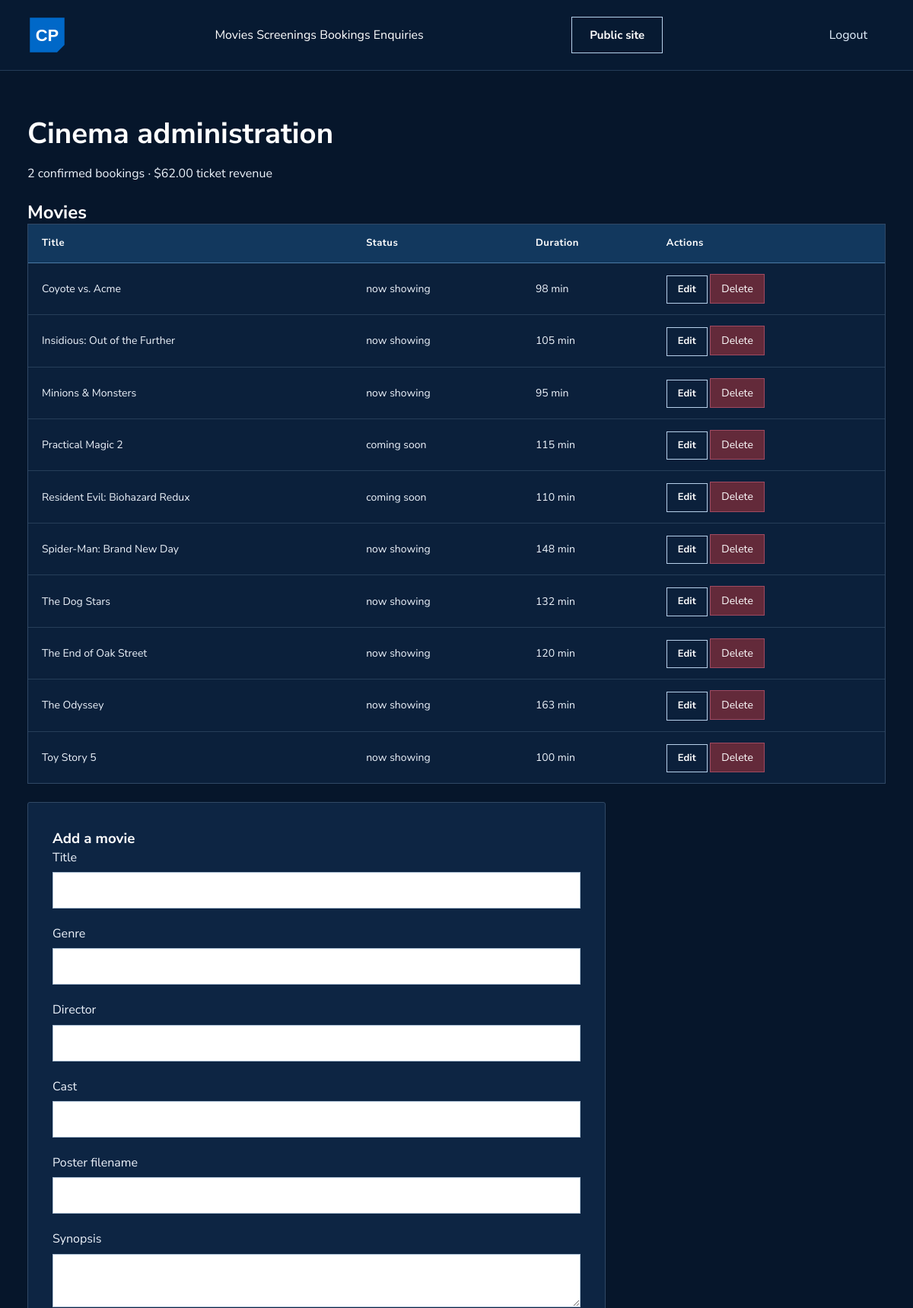
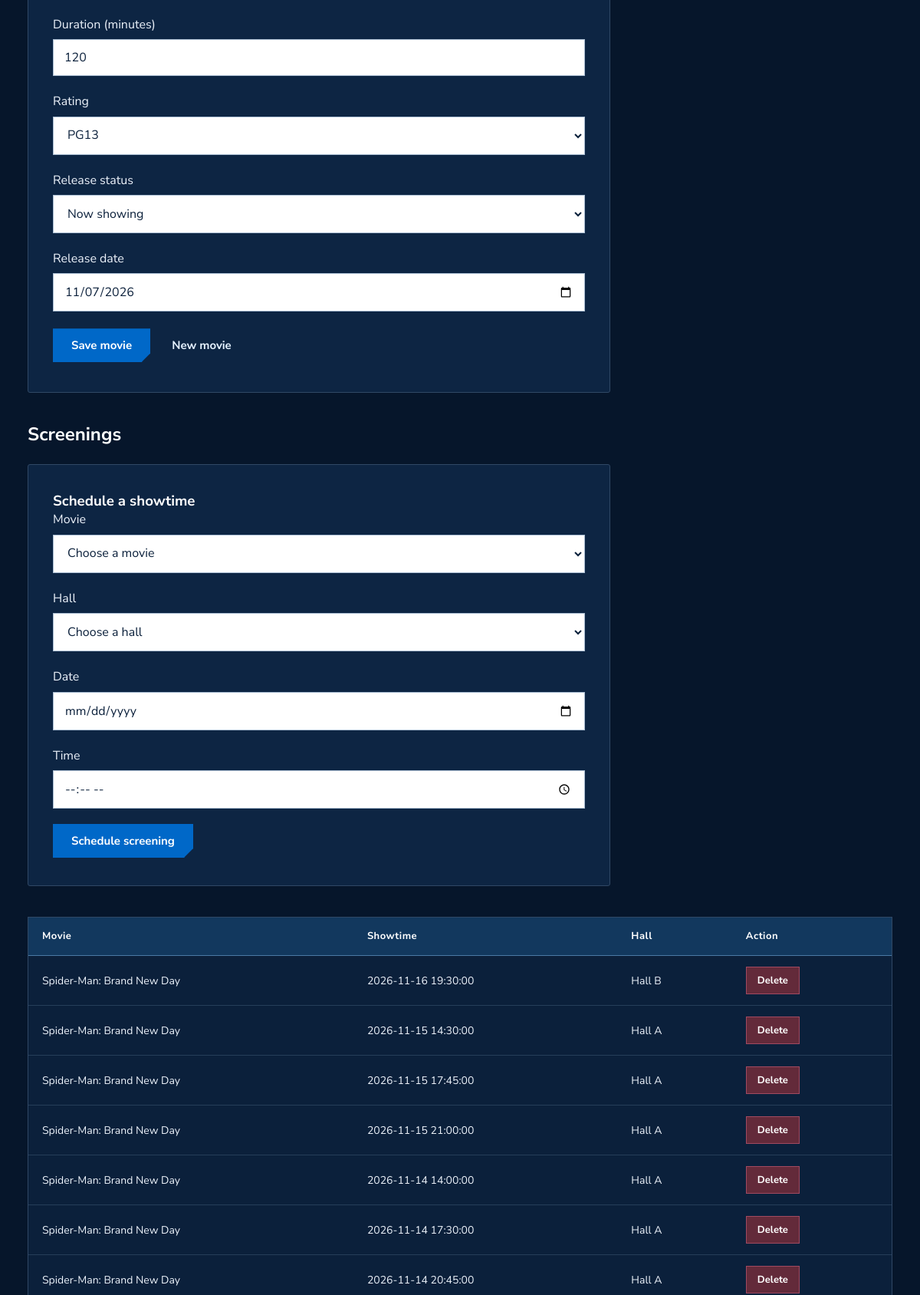
/admin/index.php (signed in, upper part), run on the app's committed database (2 pictures, top to bottom).
### tables this page shows
CREATE TABLE `movies` (
  `movie_id` INT AUTO_INCREMENT PRIMARY KEY,
  `title` VARCHAR(150) NOT NULL,
  `synopsis` TEXT NOT NULL,
  `genre` VARCHAR(100) NOT NULL,
  `duration_minutes` INT NOT NULL,
  `rating` VARCHAR(10) NOT NULL,  
  `director` VARCHAR(100) NOT NULL,
  `cast` VARCHAR(255) NOT NULL,
  `poster_image` VARCHAR(255) NOT NULL,
  `backdrop_image` VARCHAR(255) DEFAULT '',
  `trailer_url` VARCHAR(255) DEFAULT '',
  `status` ENUM('now_showing', 'coming_soon') DEFAULT 'now_showing',
  `release_date` DATE NOT NULL,
  `created_at` DATETIME DEFAULT CURRENT_TIMESTAMP
);

CREATE TABLE `screenings` (
  `screening_id` INT AUTO_INCREMENT PRIMARY KEY,
  `movie_id` INT NOT NULL,
  `hall_id` INT NOT NULL,
  `screening_date` DATE NOT NULL,
  `screening_time` TIME NOT NULL,
  CONSTRAINT `fk_screenings_movie` FOREIGN KEY (`movie_id`) REFERENCES `movies` (`movie_id`) ON DELETE CASCADE,
  CONSTRAINT `fk_screenings_hall` FOREIGN KEY (`hall_id`) REFERENCES `halls` (`hall_id`) ON DELETE CASCADE
);

CREATE TABLE `halls` (
  `hall_id` INT AUTO_INCREMENT PRIMARY KEY,
  `hall_name` VARCHAR(50) NOT NULL,
  `experience_type` VARCHAR(50) NOT NULL DEFAULT 'Dolby Atmos',
  `total_rows` INT NOT NULL,
  `seats_per_row` INT NOT NULL,
  `premium_row_start` INT NOT NULL,  
  `standard_price` DECIMAL(6,2) NOT NULL DEFAULT 10.50,
  `premium_price` DECIMAL(6,2) NOT NULL DEFAULT 14.50
);

### admin/index.php (the view, shortened to what this page needs)
<?php
require_once __DIR__.'/../includes/db_connect.php';
$edit=null;
$movies=$conn->query('SELECT * FROM movies ORDER BY title')->fetch_all(MYSQLI_ASSOC);
$screenings=$conn->query('SELECT s.*,m.title,h.hall_name FROM screenings s JOIN movies m ON m.movie_id=s.movie_id JOIN halls h ON h.hall_id=s.hall_id ORDER BY s.screening_date DESC,s.screening_time')->fetch_all(MYSQLI_ASSOC);
$stats=$conn->query("SELECT COUNT(*) AS total,COALESCE(SUM(total_price),0) AS revenue FROM bookings WHERE status='confirmed' AND payment_status='success'")->fetch_assoc();
$escape=fn($v)=>htmlspecialchars((string)$v,ENT_QUOTES,'UTF-8');
$value=fn($key,$default='')=>$escape($edit[$key]??$default);
?>
<!DOCTYPE html><html lang="en"><head><link rel="stylesheet" href="../css/styles.css"><link rel="stylesheet" href="../css/cinema-theme.css?v=20261030"></head><body class="page-admin">
<header class="site-header"><div class="header-container"><a class="brand-logo" href="../index.php"><img class="ticket-mark" src="../images/cinepop-mark.svg" alt="CinéPop"></a><nav class="main-nav"><a class="nav-link" href="#movies">Movies</a> <a class="nav-link" href="#screenings">Screenings</a> <a class="nav-link" href="#bookings">Bookings</a> <a class="nav-link" href="#enquiries">Enquiries</a></nav><a class="btn btn--outline" href="../index.php">Public site</a><form method="post" action="../logout.php" class="inline-action"><?= csrfField() ?><button class="btn btn--ghost">Logout</button></form></div></header>
<main class="main-content"><h1>Cinema administration</h1><p><?= (int)$stats['total'] ?> confirmed bookings · $<?= number_format($stats['revenue'],2) ?> ticket revenue</p>
<section id="movies"><h2>Movies</h2><div class="table-responsive"><table class="custom-table"><thead><tr><th>Title</th><th>Status</th><th>Duration</th><th>Actions</th></tr></thead><tbody>
<?php foreach($movies as $m): ?><tr><td><?= $escape($m['title']) ?></td><td><?= $escape(str_replace('_',' ',$m['status'])) ?></td><td><?= (int)$m['duration_minutes'] ?> min</td><td><a class="btn btn--outline btn--sm" href="?edit_movie=<?= (int)$m['movie_id'] ?>#movie-form">Edit</a> <form method="post" class="inline-action"><?= csrfField() ?><input type="hidden" name="id" value="<?= (int)$m['movie_id'] ?>"><button name="action" value="delete_movie" class="btn btn--danger btn--sm">Delete</button></form></td></tr><?php endforeach; ?>
</tbody></table></div>
<form method="post" id="movie-form" class="form-card admin-form"><h3><?= $edit?'Edit movie':'Add a movie' ?></h3>
<?php foreach(['title'=>'Title','genre'=>'Genre','director'=>'Director','cast'=>'Cast','poster_image'=>'Poster filename'] as $key=>$label): ?><div class="form-group"><label for="movie_<?= $key ?>"><?= $label ?></label><input class="form-control" id="movie_<?= $key ?>" name="<?= $key ?>" value="<?= $value($key) ?>" maxlength="<?= ['title'=>150,'genre'=>100,'director'=>150,'cast'=>500,'poster_image'=>255][$key] ?>" required></div><?php endforeach; ?>
<div class="form-group"><label for="movie_synopsis">Synopsis</label><textarea class="form-control" id="movie_synopsis" name="synopsis" minlength="1" maxlength="10000" required><?= $value('synopsis') ?></textarea></div>
<div class="form-group"><label for="movie_duration">Duration (minutes)</label><input class="form-control" id="movie_duration" name="duration_minutes" type="number" min="1" max="600" value="<?= $value('duration_minutes',120) ?>" required></div>
<div class="form-group"><label for="movie_rating">Rating</label><select class="form-control" name="rating" id="movie_rating"><?php foreach(['G','PG','PG13','NC16','M18','R21'] as $r): ?><option <?= ($edit['rating']??'PG13')===$r?'selected':'' ?>><?= $r ?></option><?php endforeach; ?></select></div>
<div class="form-group"><label for="movie_status">Release status</label><select class="form-control" name="status" id="movie_status"><?php foreach(['now_showing'=>'Now showing','coming_soon'=>'Coming soon'] as $key=>$label): ?><option value="<?= $key ?>" <?= ($edit['status']??'now_showing')===$key?'selected':'' ?>><?= $label ?></option><?php endforeach; ?></select></div>
<div class="form-group"><label for="movie_release">Release date</label><input class="form-control" id="movie_release" name="release_date" type="date" value="<?= $value('release_date',date('Y-m-d')) ?>" required></div><button class="btn btn--primary">Save movie</button> <a href="index.php#movie-form" class="btn btn--ghost">New movie</a></form></section>
<section id="screenings"><h2>Screenings</h2><form method="post" class="form-card admin-form" id="screening-form"><?= csrfField() ?><input type="hidden" name="action" value="add_screening"><h3>Schedule a showtime</h3>
<div class="form-group"><label for="screen_movie">Movie</label><select class="form-control" name="movie_id" id="screen_movie" required><option value="">Choose a movie</option></select></div>
<div class="form-group"><label for="screen_hall">Hall</label><select class="form-control" name="hall_id" id="screen_hall" required><option value="">Choose a hall</option></select></div>
<div class="form-group"><label for="screen_date">Date</label><input class="form-control" id="screen_date" name="screening_date" type="date" min="<?= date('Y-m-d') ?>" required></div><div class="form-group"><label for="screen_time">Time</label><input class="form-control" id="screen_time" name="screening_time" type="time" required></div><button class="btn btn--primary">Schedule screening</button></form>
<div class="table-responsive"><table class="custom-table"><thead><tr><th>Movie</th><th>Showtime</th><th>Hall</th><th>Action</th></tr></thead><tbody><?php foreach($screenings as $s): ?><tr><td><?= $escape($s['title']) ?></td><td><?= $escape($s['screening_date'].' '.$s['screening_time']) ?></td><td><?= $escape($s['hall_name']) ?></td><td><form method="post"><?= csrfField() ?><input type="hidden" name="id" value="<?= (int)$s['screening_id'] ?>"><button name="action" value="delete_screening" class="btn btn--danger btn--sm">Delete</button></form></td></tr><?php endforeach; ?></tbody></table></div></section>
</main></body></html>

### css/cinema-theme.css (style rules this page uses)
:root { --color-bg-base:#06162b; --color-bg-surface:#0b203b; --color-bg-card:#0d2543; --color-bg-card-hover:#123457; --color-bg-glass:#0d2543; --color-bg-elevated:#173b61; --color-primary:#0068c8; --color-primary-light:#70c9ff; --color-primary-dark:#0054a5; --color-primary-glow:transparent; --color-text-main:#fff; --color-text-body:#edf3fb; --color-text-muted:#bdcbdc; --color-text-dim:#b0c1d5; --color-border:#304865; --color-border-glass:#304865; --color-border-active:#70c9ff; --font-heading:'Nunito Sans',Arial,sans-serif; --font-body:'Nunito Sans',Arial,sans-serif; --radius-sm:0; --radius-md:2px; --radius-lg:4px; --shadow-card:none; --shadow-glow:none; }
html { scroll-behavior:smooth; scrollbar-color:#527598 #06162b; }
body { background:#06162b; font-size:16px; line-height:1.65; overflow-x:clip; }
h1,h2,h3,h4 { letter-spacing:0; line-height:1.2; }
h1 { font-size:clamp(30px,3.2vw,42px); font-weight:800; }
h2 { font-weight:800; }
a { text-underline-offset:5px; }
input,select,textarea { caret-color:#0068c8; accent-color:#0068c8; }
.main-content { max-width:1280px; padding:44px 36px 64px; }
.site-header { background:#071a32; border-bottom:1px solid #243c57; backdrop-filter:none; }
.header-container { max-width:1440px; padding:20px 36px; gap:28px; min-height:92px; }
.brand-logo { gap:10px; flex-shrink:0; }
.nav-link { color:white; font-size:16px; font-weight:400; padding:12px 0; white-space:nowrap; }
.btn { border-radius:0; font-size:15px; min-height:44px; padding:11px 23px; font-weight:700; box-shadow:none; transition:background .18s,color .18s,border-color .18s; }
.btn--primary { background:#0068c8; color:white; border-color:#0068c8; clip-path:polygon(0 0,100% 0,100% calc(100% - 12px),calc(100% - 12px) 100%,0 100%); }
.btn--outline { border-color:#b7d0ea; color:white; background:transparent; }
.btn--ghost { background:transparent; border-color:transparent; color:#e5f2ff; }
.btn--danger { background:#632a3a; color:#fff; border-color:#a04a61; }
.btn--sm { min-height:36px; font-size:13px; padding:7px 14px; }
.form-card { background:#0d2543; border:1px solid #304865; border-radius:3px; box-shadow:none; }
.form-control { background:#fff; border:1px solid #a9bdd2; border-radius:0; color:#0b203b; font-size:16px; min-height:48px; }
.form-control::placeholder { color:#596d81; opacity:1; }
.form-control option { background:#fff; color:#0b203b; }
.form-group > label:not(.form-label) { margin-bottom:6px; }
.table-responsive { background:#0b203b; border-radius:0; border:1px solid #304865; }
.custom-table th { background:#12385e; color:white; font-family:var(--font-body); border-bottom:1px solid #4b7aa5; font-size:13px; font-weight:700; }
.custom-table td { border-bottom:1px solid #263e59; }
.ticket-mark { filter:grayscale(1) brightness(2.5); }
.ticket-mark[src$="cinepop-mark.svg"] { filter:none; }

### data on the page
movies: title "Coyote vs. Acme", status "now showing", duration_minutes "98"
movies: title "Insidious: Out of the Further", status "now showing", duration_minutes "105"
movies: title "Minions & Monsters", status "now showing", duration_minutes "95"
movies: title "Practical Magic 2", status "coming soon", duration_minutes "115"
movies: title "Resident Evil: Biohazard Redux", status "coming soon", duration_minutes "110"
movies: title "Spider-Man: Brand New Day", status "now showing", duration_minutes "148"
movies: title "The Dog Stars", status "now showing", duration_minutes "132"
movies: title "The End of Oak Street", status "now showing", duration_minutes "120"
movies: title "The Odyssey", status "now showing", duration_minutes "163"
movies: title "Toy Story 5", status "now showing", duration_minutes "100"
screenings: movie.title "Spider-Man: Brand New Day", screening_date+screening_time "2026-11-16 19:30:00", hall.hall_name "Hall B"
screenings: movie.title "Spider-Man: Brand New Day", screening_date+screening_time "2026-11-15 14:30:00", hall.hall_name "Hall A"
screenings: movie.title "Spider-Man: Brand New Day", screening_date+screening_time "2026-11-15 17:45:00", hall.hall_name "Hall A"
screenings: movie.title "Spider-Man: Brand New Day", screening_date+screening_time "2026-11-15 21:00:00", hall.hall_name "Hall A"
screenings: movie.title "Spider-Man: Brand New Day", screening_date+screening_time "2026-11-14 14:00:00", hall.hall_name "Hall A"
screenings: movie.title "Spider-Man: Brand New Day", screening_date+screening_time "2026-11-14 17:30:00", hall.hall_name "Hall A"
screenings: movie.title "Spider-Man: Brand New Day", screening_date+screening_time "2026-11-14 20:45:00", hall.hall_name "Hall A"

### other printed values
$stats['total'] "2"
$stats['revenue'] "62.00"
$label "Title"
$label "Genre"
$label "Director"
$label "Cast"
$label "Poster filename"
form field rating "PG13"
form field status "Now showing"
